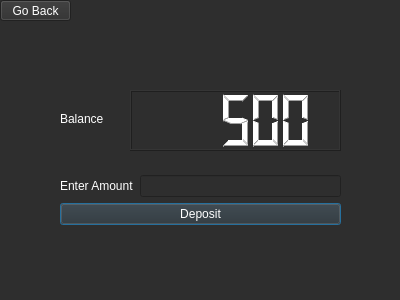
<?xml version="1.0" encoding="UTF-8"?>
<ui version="4.0">
 <class>Deposit</class>
 <widget class="QDialog" name="Deposit">
  <property name="geometry">
   <rect>
    <x>0</x>
    <y>0</y>
    <width>400</width>
    <height>300</height>
   </rect>
  </property>
  <property name="windowTitle">
   <string>Dialog</string>
  </property>
  <property name="styleSheet">
   <string notr="true">background-color: #2e2e2e; color: white;</string>
  </property>
  <widget class="QWidget" name="layoutWidget">
   <property name="geometry">
    <rect>
     <x>60</x>
     <y>150</y>
     <width>281</width>
     <height>101</height>
    </rect>
   </property>
   <layout class="QVBoxLayout" name="verticalLayout_2">
    <item>
     <layout class="QVBoxLayout" name="verticalLayout">
      <item>
       <layout class="QHBoxLayout" name="horizontalLayout">
        <item>
         <widget class="QLabel" name="label">
          <property name="text">
           <string>Enter Amount</string>
          </property>
         </widget>
        </item>
        <item>
         <widget class="QLineEdit" name="lineEdit"/>
        </item>
       </layout>
      </item>
      <item>
       <widget class="QPushButton" name="pushButton">
        <property name="text">
         <string>Deposit</string>
        </property>
       </widget>
      </item>
     </layout>
    </item>
   </layout>
  </widget>
  <widget class="QPushButton" name="pushButton_2">
   <property name="geometry">
    <rect>
     <x>0</x>
     <y>0</y>
     <width>71</width>
     <height>21</height>
    </rect>
   </property>
   <property name="text">
    <string>Go Back</string>
   </property>
  </widget>
  <widget class="QLabel" name="label_2">
   <property name="geometry">
    <rect>
     <x>330</x>
     <y>0</y>
     <width>71</width>
     <height>51</height>
    </rect>
   </property>
   <property name="text">
    <string/>
   </property>
   <property name="pixmap">
    <pixmap resource="Resource.qrc">:/6.png</pixmap>
   </property>
   <property name="scaledContents">
    <bool>true</bool>
   </property>
  </widget>
  <widget class="QLabel" name="label_3">
   <property name="geometry">
    <rect>
     <x>60</x>
     <y>88</y>
     <width>71</width>
     <height>61</height>
    </rect>
   </property>
   <property name="text">
    <string>Balance</string>
   </property>
  </widget>
  <widget class="QLCDNumber" name="lcdNumber">
   <property name="geometry">
    <rect>
     <x>130</x>
     <y>90</y>
     <width>211</width>
     <height>61</height>
    </rect>
   </property>
   <property name="intValue" stdset="0">
    <number>500</number>
   </property>
  </widget>
 </widget>
 <tabstops>
  <tabstop>lineEdit</tabstop>
  <tabstop>pushButton</tabstop>
  <tabstop>pushButton_2</tabstop>
 </tabstops>
 <resources>
  <include location="Resource.qrc"/>
 </resources>
 <connections/>
</ui>
